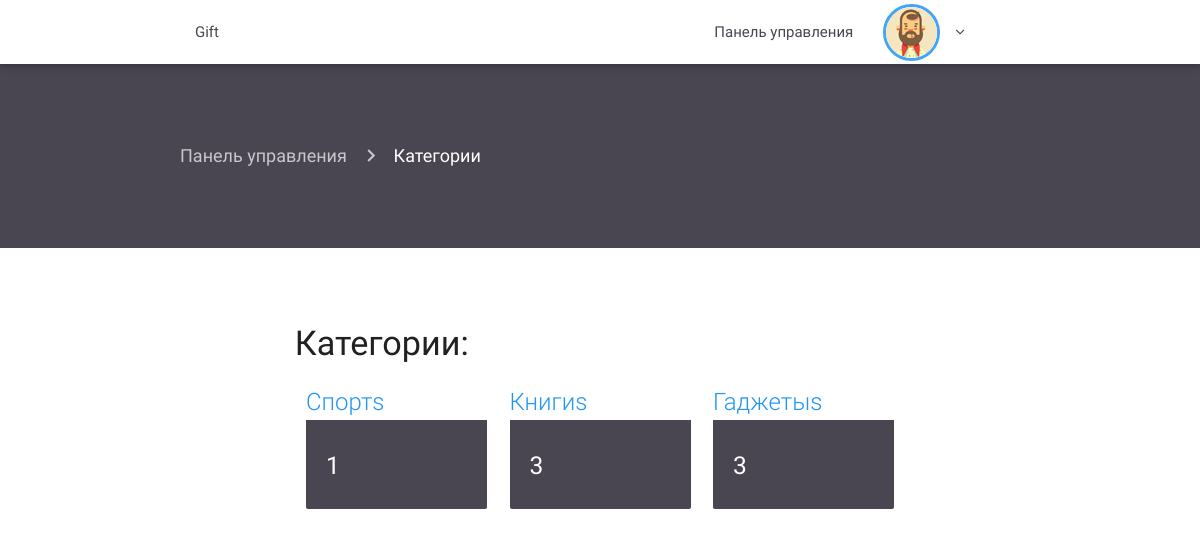
/admin/products.php (signed in), run on the app's committed database.
### tables this page shows
CREATE TABLE `category` (
  `id` int(11) NOT NULL,
  `name` varchar(1000) NOT NULL
);

### admin/products.php (the view, shortened to what this page needs)
<?php
 require 'includes/header.php';
 require 'includes/navconnected.php'; ?>
 <div class="container-fluid product-page">
   <div class="container current-page">
      <nav>
        <div class="nav-wrapper">
          <div class="col s12">
            <a href="index.php" class="breadcrumb">Панель управления</a>
            <a href="products.php" class="breadcrumb">Категории</a>
          </div>
        </div>
      </nav>
    </div>
   </div>
   <div class="container stock">
     <div class="container">
       <div class="row">
        <h4>Категории:</h4>
           <?php
           include '../db.php';
            $querystock = "SELECT
            product.id_category as 'name',
            count(product.id_category) as 'total',
            category.id as 'id_cat',
            category.name as 'name'
            FROM product, category
            WHERE product.id_category = category.id
            GROUP BY category.id";
            $resultstock = $connection->query($querystock);
            if ($resultstock->num_rows > 0) {
              while($rowstock = $resultstock->fetch_assoc()) {
               $id_cat = $rowstock['id_cat'];
               $name = $rowstock['name'];
               $total = $rowstock['total'];
           ?>
           <div class="col s12 m4">
             <div class="card hoverable animated slideInUp wow">
                 <a href="productstock.php?id=<?= $id_cat; ?>&category=<?= $name; ?>">
                 <span class="card-title blue-text"><?= $name; ?>s</span>
                 <div class="card-content">
                 <h5 class="white-text"><?= $total; ?></h5>
               </div>
                 </a>
             </div>
           </div>
         <?php }} ?>
       </div>
     </div>
   </div>
 <?php require 'includes/footer.php'; ?>

### admin/src/css/style.css (style rules this page uses)
.product-page { padding-top: 60px; padding-bottom: 60px; background-color: #494551; }
.product-page nav { background: none; box-shadow: none; }
.stock { padding-bottom: 20px; padding-top: 60px; }
.stock .card { box-shadow: none; }
.stock .card .card-content { background-color: #494551; }

### data on the page
category: name "Спорт", total "1"
category: name "Книги", total "3"
category: name "Гаджеты", total "3"
